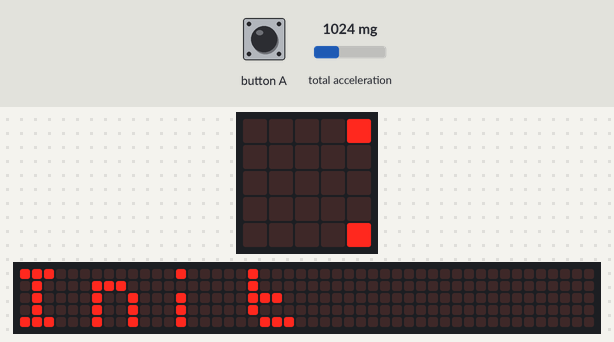
The program below on a simulated Calliope mini (MakeCode). On the bench: the board's 5×5 LED display, a strip that is not on the board, showing the scrolling text unrolled. Inputs (shaded band) come from the test bench; at power-on: total acceleration 1024 mg. The 48×5 strip is a reading aid, not a part: it shows the text the display is scrolling, unrolled, one strip-width of it at a time.

Above: at 0.22 s.
At 1.27 s:
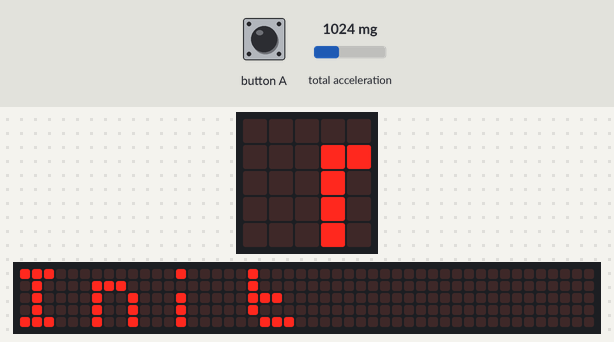
At 2.32 s:
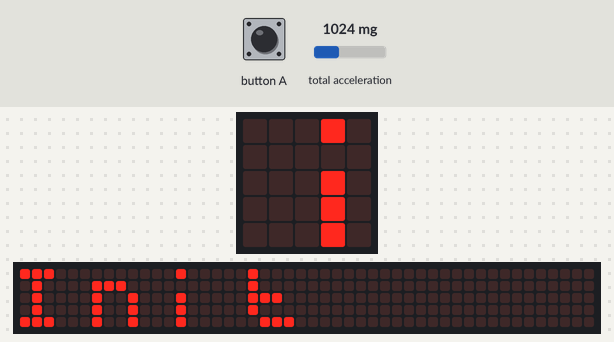
At 4.35 s:
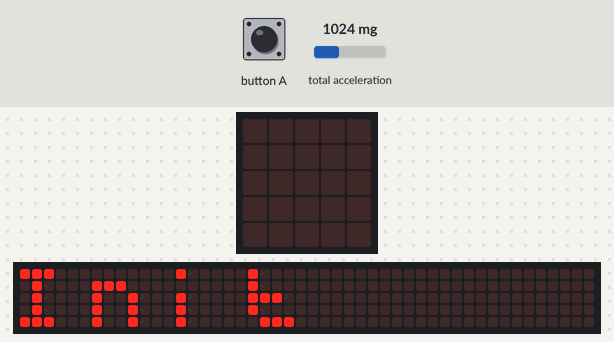
At 6.91 s:
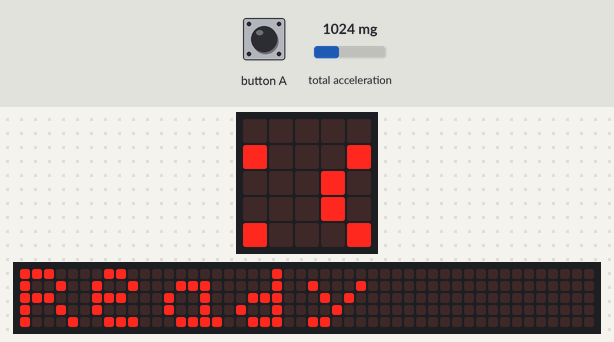
At 9.98 s:
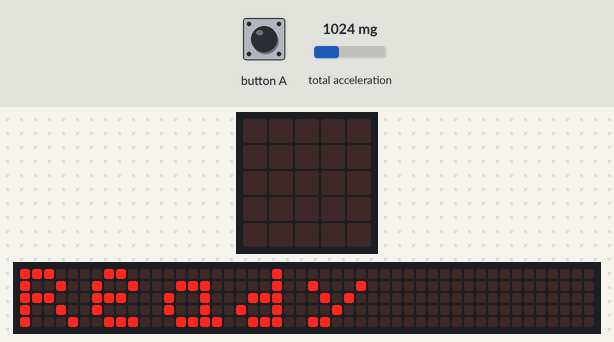

The program:

main.ts
```typescript
input.onButtonPressed(Button.A, function () {
    basic.showNumber(Fallhöhe)
})
let Fallhöhe = 0
let Beschleunigung = 0
basic.showString("Init")
for (let index = 0; index < 300; index++) {
    Beschleunigung = input.acceleration(Dimension.Strength)
}
basic.showString("Ready")
while (input.acceleration(Dimension.Strength) > 500) {

}
let Start = input.runningTime()
while (input.acceleration(Dimension.Strength) < 1500) {

}
let Ende = input.runningTime()
let Fallzeit = (Ende - Start) / 1000
Fallhöhe = 0.5 * 9.81 * Fallzeit * Fallzeit
basic.setLedColor(0xff0000)
basic.pause(1000)
```

test.ts
```typescript
// Hier kann man Tests durchführen; diese Datei wird nicht kompiliert, wenn dieses Paket als Erweiterung verwendet wird.
```
